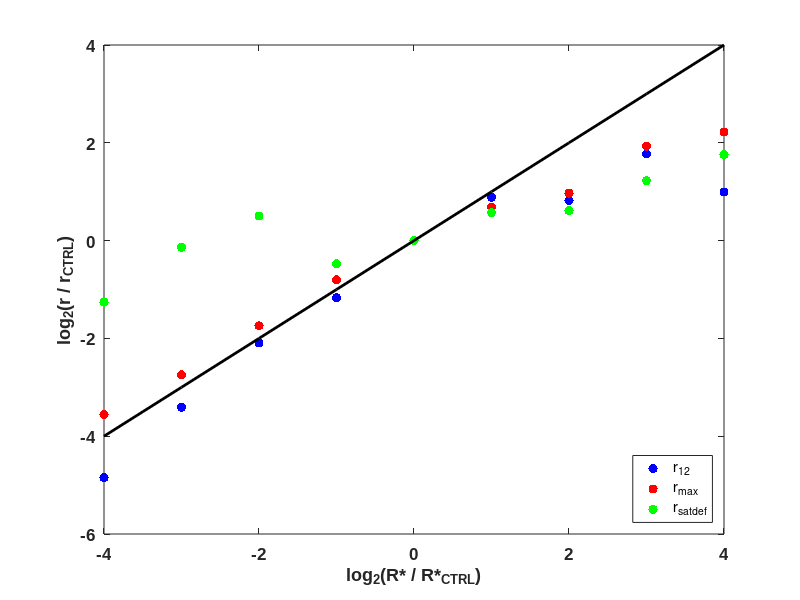

This figure's MATLAB source:
%plot_things.m

%clf(3)

clc
clear

load r_v
%%vars: v_usr_v, r_usr_means_v, rmaxs
load r_satdef
%%vars: v_usr_satdef, r_usr_means_satdef


scale = [-4 -3 -2 -1 0 1 2 3 4];
rmax=rmaxs;
rmax_CTRL = rmax(find(scale==0));
rmax=log2(rmax/rmax_CTRL);
%fig_title = 'Sensitivity of rmax to self-sim';

r12 = r_usr_means_v;    %from output of nc_plot_steady.m
r12_CTRL = r12(find(scale==0));
r12=log2(r12/r12_CTRL);

rsd = r_usr_means_satdef;    %from output of nc_plot_steady.m
rsd_CTRL = rsd(find(scale==0));
rsd=log2(rsd/rsd_CTRL);


%r12 = [18 59.5 82 197.7 150.8 160.2 328.9]
%wts = [2^3 2^2 2^1 2^0 2^(-1) 2^(-2) 2^(-3)];

figure(3)
set(gca,'fontweight','bold','fontsize',12,'fontname','Arial')
hold off
%subplot(2,1,1)
plot(scale,r12,'b.','MarkerSize',20)
hold on
plot(scale,rmax,'r.','MarkerSize',20)
plot(scale,rsd,'g.','MarkerSize',20)

set(gca,'fontweight','bold','fontsize',12,'fontname','Arial')

plot(scale,scale,'k','LineWidth',2)


xlabel('log_2(R* / R*_{CTRL})')
ylabel('log_2(r / r_{CTRL})')

%title({'Scaling of steady-state radii with halving/doubling of horiz scales (R*)'})

legend('r_{12}','r_{max}','r_{satdef}','Location','SouthEast')
